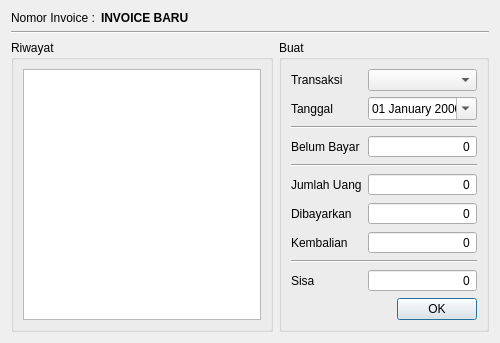
<?xml version="1.0" encoding="UTF-8"?>
<ui version="4.0">
 <class>PaymentDialog</class>
 <widget class="QDialog" name="PaymentDialog">
  <property name="geometry">
   <rect>
    <x>0</x>
    <y>0</y>
    <width>500</width>
    <height>342</height>
   </rect>
  </property>
  <property name="windowTitle">
   <string>Dialog</string>
  </property>
  <layout class="QVBoxLayout" name="verticalLayout_3">
   <item>
    <layout class="QHBoxLayout" name="horizontalLayout" stretch="0,1">
     <item>
      <widget class="QLabel" name="label">
       <property name="text">
        <string>Nomor Invoice :</string>
       </property>
      </widget>
     </item>
     <item>
      <widget class="QLabel" name="noInvoiceLabel">
       <property name="font">
        <font>
         <bold>true</bold>
        </font>
       </property>
       <property name="text">
        <string>INVOICE BARU</string>
       </property>
      </widget>
     </item>
    </layout>
   </item>
   <item>
    <widget class="Line" name="line_4">
     <property name="orientation">
      <enum>Qt::Orientation::Horizontal</enum>
     </property>
    </widget>
   </item>
   <item>
    <layout class="QHBoxLayout" name="horizontalLayout_2">
     <item>
      <widget class="QGroupBox" name="groupBox">
       <property name="title">
        <string>Riwayat</string>
       </property>
       <layout class="QVBoxLayout" name="verticalLayout">
        <item>
         <widget class="QTableView" name="tableView"/>
        </item>
       </layout>
      </widget>
     </item>
     <item>
      <widget class="QGroupBox" name="groupBox_2">
       <property name="minimumSize">
        <size>
         <width>210</width>
         <height>0</height>
        </size>
       </property>
       <property name="title">
        <string>Buat</string>
       </property>
       <layout class="QVBoxLayout" name="verticalLayout_2">
        <item>
         <layout class="QFormLayout" name="formLayout">
          <item row="0" column="0">
           <widget class="QLabel" name="label_2">
            <property name="text">
             <string>Transaksi</string>
            </property>
           </widget>
          </item>
          <item row="0" column="1">
           <widget class="QueryComboBox" name="akunTransaksiComboBox"/>
          </item>
          <item row="1" column="0">
           <widget class="QLabel" name="label_3">
            <property name="text">
             <string>Tanggal</string>
            </property>
           </widget>
          </item>
          <item row="1" column="1">
           <widget class="QDateEdit" name="tanggalEdit">
            <property name="alignment">
             <set>Qt::AlignmentFlag::AlignCenter</set>
            </property>
            <property name="buttonSymbols">
             <enum>QAbstractSpinBox::ButtonSymbols::NoButtons</enum>
            </property>
            <property name="displayFormat">
             <string>dd MMMM yyyy</string>
            </property>
            <property name="calendarPopup">
             <bool>true</bool>
            </property>
           </widget>
          </item>
          <item row="3" column="0">
           <widget class="QLabel" name="label_4">
            <property name="text">
             <string>Belum Bayar</string>
            </property>
           </widget>
          </item>
          <item row="3" column="1">
           <widget class="QSpinBox" name="belumBayarSpinBox">
            <property name="alignment">
             <set>Qt::AlignmentFlag::AlignRight|Qt::AlignmentFlag::AlignTrailing|Qt::AlignmentFlag::AlignVCenter</set>
            </property>
            <property name="buttonSymbols">
             <enum>QAbstractSpinBox::ButtonSymbols::NoButtons</enum>
            </property>
            <property name="maximum">
             <number>99999999</number>
            </property>
           </widget>
          </item>
          <item row="5" column="0">
           <widget class="QLabel" name="label_5">
            <property name="text">
             <string>Jumlah Uang</string>
            </property>
           </widget>
          </item>
          <item row="5" column="1">
           <widget class="QSpinBox" name="jumlahUangSpinBox">
            <property name="alignment">
             <set>Qt::AlignmentFlag::AlignRight|Qt::AlignmentFlag::AlignTrailing|Qt::AlignmentFlag::AlignVCenter</set>
            </property>
            <property name="buttonSymbols">
             <enum>QAbstractSpinBox::ButtonSymbols::NoButtons</enum>
            </property>
            <property name="maximum">
             <number>99999999</number>
            </property>
           </widget>
          </item>
          <item row="9" column="0">
           <widget class="QLabel" name="label_6">
            <property name="text">
             <string>Sisa</string>
            </property>
           </widget>
          </item>
          <item row="9" column="1">
           <widget class="QSpinBox" name="spinBox_3">
            <property name="alignment">
             <set>Qt::AlignmentFlag::AlignRight|Qt::AlignmentFlag::AlignTrailing|Qt::AlignmentFlag::AlignVCenter</set>
            </property>
            <property name="buttonSymbols">
             <enum>QAbstractSpinBox::ButtonSymbols::NoButtons</enum>
            </property>
            <property name="maximum">
             <number>99999999</number>
            </property>
           </widget>
          </item>
          <item row="2" column="0" colspan="2">
           <widget class="Line" name="line">
            <property name="orientation">
             <enum>Qt::Orientation::Horizontal</enum>
            </property>
           </widget>
          </item>
          <item row="6" column="0">
           <widget class="QLabel" name="label_7">
            <property name="text">
             <string>Dibayarkan</string>
            </property>
           </widget>
          </item>
          <item row="7" column="0">
           <widget class="QLabel" name="label_8">
            <property name="text">
             <string>Kembalian</string>
            </property>
           </widget>
          </item>
          <item row="4" column="0" colspan="2">
           <widget class="Line" name="line_2">
            <property name="orientation">
             <enum>Qt::Orientation::Horizontal</enum>
            </property>
           </widget>
          </item>
          <item row="6" column="1">
           <widget class="QSpinBox" name="dibayarkanSpinBox">
            <property name="alignment">
             <set>Qt::AlignmentFlag::AlignRight|Qt::AlignmentFlag::AlignTrailing|Qt::AlignmentFlag::AlignVCenter</set>
            </property>
            <property name="buttonSymbols">
             <enum>QAbstractSpinBox::ButtonSymbols::NoButtons</enum>
            </property>
            <property name="maximum">
             <number>99999999</number>
            </property>
           </widget>
          </item>
          <item row="7" column="1">
           <widget class="QSpinBox" name="kembalianSpinBox">
            <property name="alignment">
             <set>Qt::AlignmentFlag::AlignRight|Qt::AlignmentFlag::AlignTrailing|Qt::AlignmentFlag::AlignVCenter</set>
            </property>
            <property name="buttonSymbols">
             <enum>QAbstractSpinBox::ButtonSymbols::NoButtons</enum>
            </property>
            <property name="maximum">
             <number>99999999</number>
            </property>
           </widget>
          </item>
          <item row="8" column="0" colspan="2">
           <widget class="Line" name="line_3">
            <property name="orientation">
             <enum>Qt::Orientation::Horizontal</enum>
            </property>
           </widget>
          </item>
         </layout>
        </item>
        <item alignment="Qt::AlignmentFlag::AlignRight">
         <widget class="QPushButton" name="okButton">
          <property name="text">
           <string>OK</string>
          </property>
         </widget>
        </item>
       </layout>
      </widget>
     </item>
    </layout>
   </item>
  </layout>
 </widget>
 <customwidgets>
  <customwidget>
   <class>QueryComboBox</class>
   <extends>QComboBox</extends>
   <header>src/customs/querycombobox.h</header>
  </customwidget>
 </customwidgets>
 <resources/>
 <connections/>
</ui>
